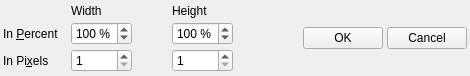
<ui version="4.0" >
 <author></author>
 <comment></comment>
 <exportmacro></exportmacro>
 <class>ResizeWidget</class>
 <widget class="QWidget" name="ResizeWidget" >
  <property name="geometry" >
   <rect>
    <x>0</x>
    <y>0</y>
    <width>470</width>
    <height>70</height>
   </rect>
  </property>
  <property name="windowTitle" >
   <string>Form</string>
  </property>
  <layout class="QHBoxLayout" >
   <property name="margin" >
    <number>3</number>
   </property>
   <property name="spacing" >
    <number>4</number>
   </property>
   <item>
    <layout class="QGridLayout" >
     <property name="margin" >
      <number>0</number>
     </property>
     <property name="spacing" >
      <number>4</number>
     </property>
     <item rowspan="2" row="1" column="3" >
      <widget class="QToolButton" name="btnLink" >
       <property name="sizePolicy" >
        <sizepolicy>
         <hsizetype>1</hsizetype>
         <vsizetype>0</vsizetype>
         <horstretch>0</horstretch>
         <verstretch>0</verstretch>
        </sizepolicy>
       </property>
       <property name="toolTip" >
        <string>Width and Height Linked</string>
       </property>
       <property name="text" >
        <string/>
       </property>
       <property name="icon" >
        <iconset resource="resize.qrc" >:/linked.png</iconset>
       </property>
       <property name="iconSize" >
        <size>
         <width>24</width>
         <height>9</height>
        </size>
       </property>
       <property name="autoRaise" >
        <bool>true</bool>
       </property>
      </widget>
     </item>
     <item row="2" column="0" >
      <widget class="QLabel" name="label_4" >
       <property name="text" >
        <string>In Pi&amp;xels</string>
       </property>
       <property name="buddy" >
        <cstring>spnPixWidth</cstring>
       </property>
      </widget>
     </item>
     <item row="2" column="4" >
      <widget class="QSpinBox" name="spnPixHeight" >
       <property name="suffix" >
        <string/>
       </property>
       <property name="maximum" >
        <number>8192</number>
       </property>
       <property name="minimum" >
        <number>1</number>
       </property>
       <property name="value" >
        <number>1</number>
       </property>
      </widget>
     </item>
     <item row="2" column="2" >
      <widget class="QSpinBox" name="spnPixWidth" >
       <property name="suffix" >
        <string/>
       </property>
       <property name="maximum" >
        <number>8192</number>
       </property>
       <property name="minimum" >
        <number>1</number>
       </property>
       <property name="value" >
        <number>1</number>
       </property>
      </widget>
     </item>
     <item row="1" column="0" >
      <widget class="QLabel" name="label_3" >
       <property name="text" >
        <string>In &amp;Percent</string>
       </property>
       <property name="buddy" >
        <cstring>spnPctWidth</cstring>
       </property>
      </widget>
     </item>
     <item row="0" column="4" >
      <widget class="QLabel" name="label_2" >
       <property name="text" >
        <string>Height</string>
       </property>
      </widget>
     </item>
     <item row="1" column="4" >
      <widget class="QSpinBox" name="spnPctHeight" >
       <property name="suffix" >
        <string> %</string>
       </property>
       <property name="maximum" >
        <number>500</number>
       </property>
       <property name="minimum" >
        <number>1</number>
       </property>
       <property name="value" >
        <number>100</number>
       </property>
      </widget>
     </item>
     <item row="1" column="2" >
      <widget class="QSpinBox" name="spnPctWidth" >
       <property name="suffix" >
        <string> %</string>
       </property>
       <property name="maximum" >
        <number>500</number>
       </property>
       <property name="minimum" >
        <number>1</number>
       </property>
       <property name="value" >
        <number>100</number>
       </property>
      </widget>
     </item>
     <item row="0" column="2" >
      <widget class="QLabel" name="label" >
       <property name="text" >
        <string>Width</string>
       </property>
      </widget>
     </item>
     <item rowspan="2" row="1" column="1" >
      <spacer>
       <property name="orientation" >
        <enum>Qt::Horizontal</enum>
       </property>
       <property name="sizeType" >
        <enum>QSizePolicy::Fixed</enum>
       </property>
       <property name="sizeHint" >
        <size>
         <width>8</width>
         <height>51</height>
        </size>
       </property>
      </spacer>
     </item>
    </layout>
   </item>
   <item>
    <spacer>
     <property name="orientation" >
      <enum>Qt::Horizontal</enum>
     </property>
     <property name="sizeHint" >
      <size>
       <width>21</width>
       <height>70</height>
      </size>
     </property>
    </spacer>
   </item>
   <item>
    <widget class="QPushButton" name="btnOk" >
     <property name="focusPolicy" >
      <enum>Qt::NoFocus</enum>
     </property>
     <property name="text" >
      <string>OK</string>
     </property>
    </widget>
   </item>
   <item>
    <widget class="QPushButton" name="btnCancel" >
     <property name="focusPolicy" >
      <enum>Qt::NoFocus</enum>
     </property>
     <property name="text" >
      <string>Cancel</string>
     </property>
    </widget>
   </item>
  </layout>
 </widget>
 <pixmapfunction></pixmapfunction>
 <resources>
  <include location="resize.qrc" />
 </resources>
 <connections/>
</ui>
